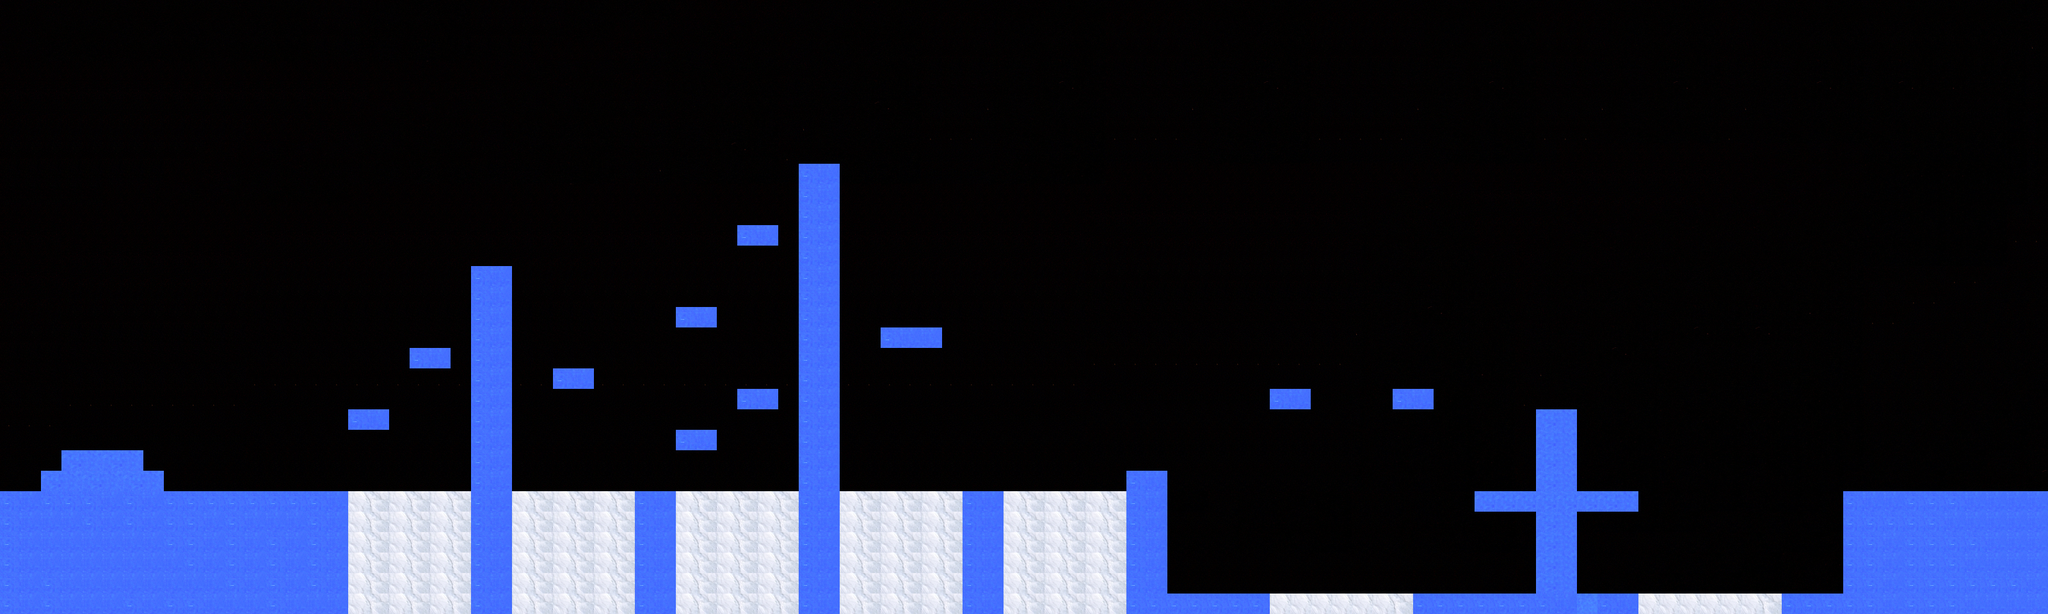

The image is a tile-based game level rendered from a .tmx file. Its description and source (layers, tilesets, objects; grid data summarised) follow:
An orthogonal 100x30 tile map with 32x32 px tiles, 2 tile layers (foreground, collision), 2 tilesets and 13 objects.

<map version="1.0" orientation="orthogonal" renderorder="right-down" width="100" height="30" tilewidth="32" tileheight="32" nextobjectid="17">
 <tileset firstgid="1" name="Neptune" tilewidth="32" tileheight="32">
  <image source="Neptune.jpg" width="2188" height="2185" />
 </tileset>
 <tileset firstgid="4625" name="Ice" tilewidth="32" tileheight="32">
  <image source="Ice.jpg" width="256" height="256" />
 </tileset>
 <layer name="foreground" width="100" height="30">
  <data>[3000 cells, 3000 non-empty, 107 distinct tile ids]</data>
 </layer>
 <layer name="collision" width="100" height="30">
  <data>[3000 cells, 352 non-empty, 5 distinct tile ids]</data>
 </layer>
 <objectgroup name="Enemy">
  <object id="1" x="1875.76" y="848.485" width="515.152" height="69.697" />
  <object id="2" x="260.606" y="721.212" width="281.818" height="39.3939" />
  <object id="4" x="2466.67" y="854.545" width="124.242" height="66.6667" />
  <object id="5" x="1000" y="739.394" width="51.5152" height="24.2424" />
  <object id="6" x="1515.15" y="724.242" width="48.4848" height="42.4242" />
  <object id="7" x="1245.45" y="203.03" width="69.697" height="45.4545" />
  <object id="10" x="745.455" y="360.606" width="48.4848" height="51.5152" />
  <object id="11" x="1545.45" y="757.576" height="3.0303" />
 </objectgroup>
 <objectgroup name="Rocket">
  <object id="12" x="2896.97" y="369.697" width="281.818" height="396.97" />
 </objectgroup>
 <objectgroup name="Coin">
  <object id="13" x="2072.73" y="403.03" width="63.6364" height="60.6061" />
  <object id="14" x="2654.55" y="766.667" width="51.5152" height="54.5455" />
  <object id="15" x="951.515" y="339.394" width="48.4848" height="51.5152" />
  <object id="16" x="554.545" y="406.061" width="57.5758" height="57.5758" />
 </objectgroup>
</map>
